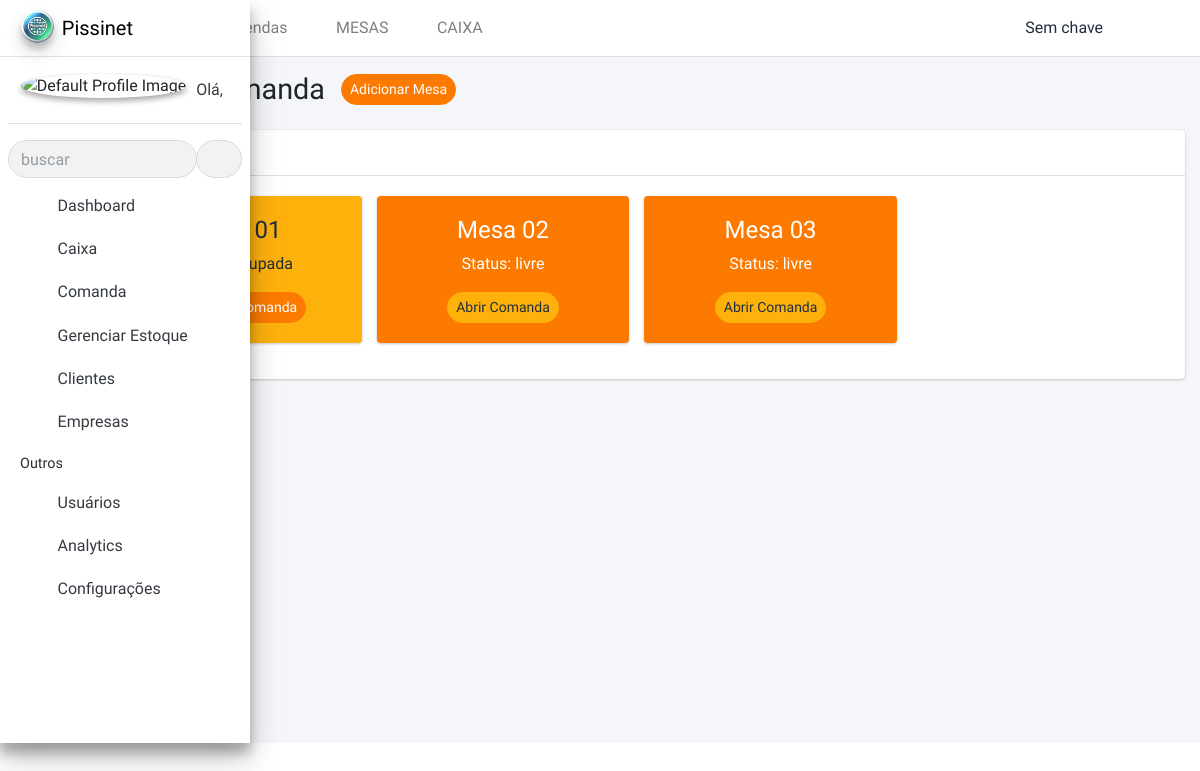
Page /comanda/ on the earlier database version.
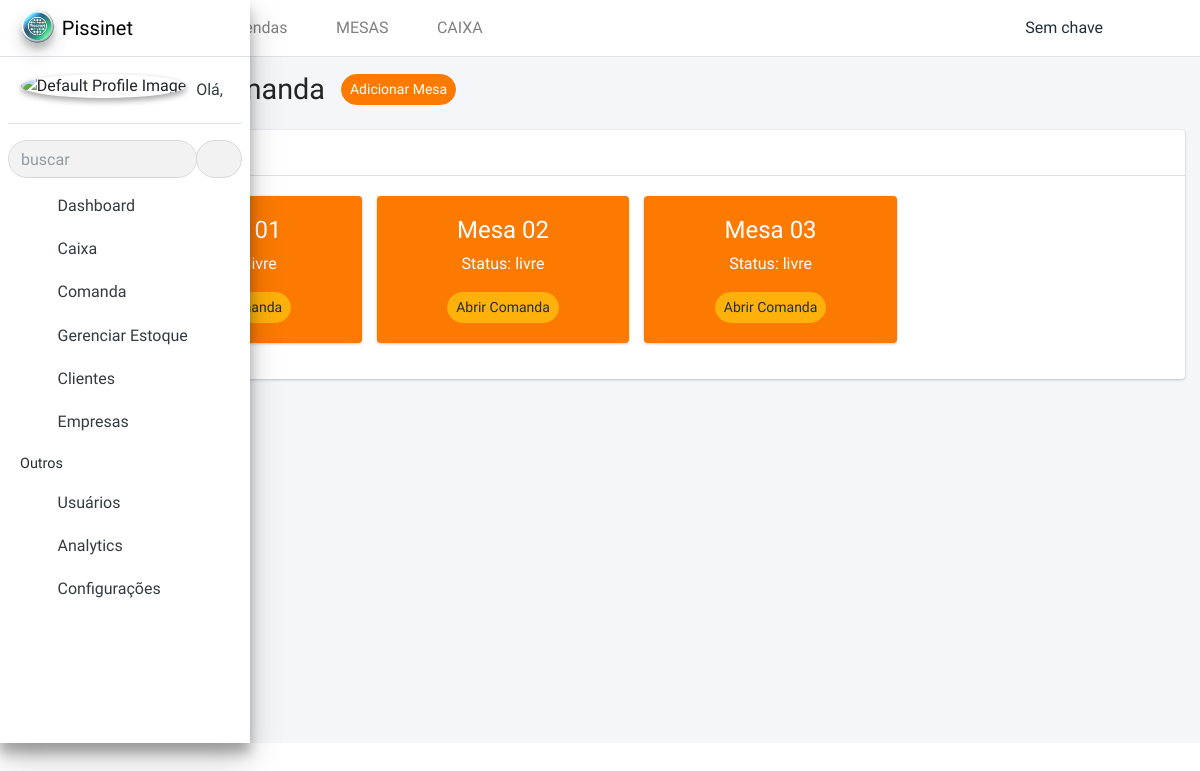
Same page on the later database version.
### comanda/models.py (models this page shows, shortened)
class Mesa(models.Model):
    STATUS_CHOICES = [
        ('livre', 'Livre'),
        ('ocupada', 'Ocupada'),
    ]
    nome = models.CharField(max_length=100)  # Nome ou número da mesa
    status = models.CharField(max_length=10, choices=STATUS_CHOICES, default='livre')
    created_at = models.DateTimeField(auto_now_add=True)
    updated_at = models.DateTimeField(auto_now=True)

### comanda/views.py (the view)
# urls.py: path('', views.listar_mesas, name='listar_mesas'),
def listar_mesas(request):
    mesas = Mesa.objects.all()  # Obter todas as mesas
    form = MesaForm()  # Formulário vazio para cadastro
    return render(request, 'comanda/listar_mesas.html', {'mesas': mesas, 'form': form})

### configuracoes/context_processors.py (called while the page is built)
def configuracoes(request):
    configuracao, created = Configuracao.objects.get_or_create(id=1)  # Supondo que há apenas uma configuração
    return {
        'nome_aplicacao': configuracao.nome_aplicacao,
        'cliente_padrao': configuracao.cliente_padrao,
        'cor_primaria': configuracao.cor_primaria,
        'cor_secundaria': configuracao.cor_secundaria,
        'logo_empresa': configuracao.logo_empresa.url if configuracao.logo_empresa else None,
        'icone_aplicacao': configuracao.icone_aplicacao.url if configuracao.icone_aplicacao else None,
    }

### templates/comanda/listar_mesas.html (shortened to what this page needs)
{% extends "template.html" %}
{% load static %}
{% block content %}
<div class="wrapper">
    {% include 'includes/sidebar.html' %}
    {% include 'includes/navbar.html' %}
    <div class="content-wrapper">
        <section class="content-header">
            <div class="container-fluid">
                <div class="row mb-2">
                    <div class="col-sm-6 d-flex align-items-center">
                        <h1 class="mr-3"> Mesas / Comanda </h1>
                        <button type="button" class="btn btn-sm btn-success" data-toggle="modal" data-target="#adicionarModal">
                            Adicionar Mesa
                        </button>
                    </div>
                </div>
            </div>
        </section>
        <section class="content">
            <div class="container-fluid">
                <div class="row">
                    <div class="col-12">
                        <div class="card">
                            <div class="card-header">
                                <h3 class="card-title">Lista de Mesas</h3>
                            </div>
                            <div class="card-body">
                                <div class="row">
                                    {% for mesa in mesas %}
                                        <div class="col-md-3">
                                            <div id="mesa-{{ mesa.id }}" class="card {% if mesa.status == 'ocupada' %}bg-warning{% else %}bg-success{% endif %} position-relative">
                                                <a href="#" class="position-absolute top-0 end-0 p-2 text-danger" data-toggle="modal" data-target="#excluirModal"
                                                onclick="setMesaExcluir('{{ mesa.id }}', '{{ mesa.nome }}')">
                                                <i class="fas fa-times-circle"></i>
                                                </a>
                                                <div class="card-body text-center">
                                                    <h4>Mesa {{ mesa.nome }}</h4>
                                                    <p class="mesa-status">Status: {{ mesa.status }}</p>
                                                    <div class="comanda-button">
                                                        {% if mesa.status == 'livre' %}
                                                            <form action="{% url 'abrir_ou_gerenciar_comanda' mesa.id %}" method="POST">
                                                                <button type="submit" class="btn btn-warning btn-sm">Abrir Comanda</button>
                                                            </form>
                                                        {% else %}
                                                            {% with mesa.comanda_set.latest as comanda %}
                                                                {% if comanda %}
                                                                    <a href="{% url 'abrir_ou_gerenciar_comanda' mesa.id %}" class="btn btn-success btn-sm">Gerenciar Comanda</a>
                                                                {% else %}
                                                                    <span class="btn btn-secondary btn-sm">Sem Comanda para Gerenciar</span>
                                                                {% endif %}
                                                            {% endwith %}
                                                        {% endif %}
                                                    </div>
                                                </div>
                                            </div>
                                        </div>
                                    {% endfor %}
                                </div>
                            </div>
                        </div>
                    </div>
                </div>
            </div>
        </section>
        </div>
</div>
{% endblock %}

Differences in the rows shown:
changed Mesa (number 1 of 3 on the later page): status "ocupada" → "livre"; status "Gerenciar Comanda" → "Abrir Comanda"
